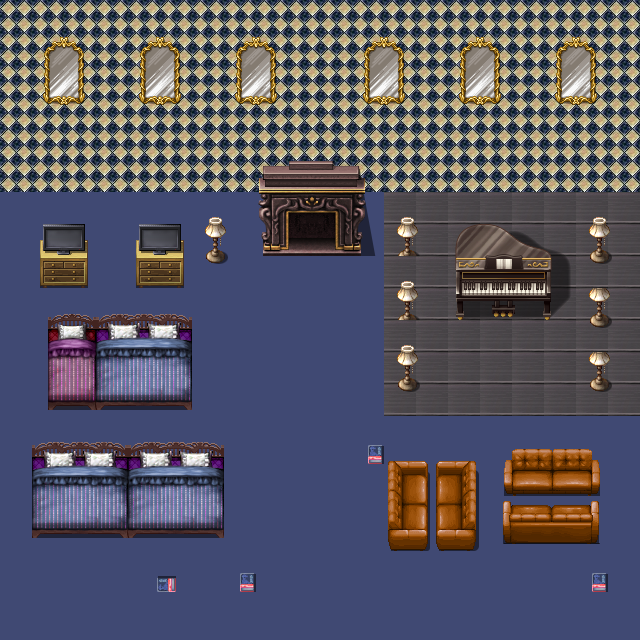

A level layout from a 2D game, rendered from its tile map. Below: a short description, then the map file with its tile-grid data intact:
An orthogonal 20x20 tile map with 32x32 px tiles, 4 tile layers (groundLayer, wallLayer, furnitureLayer, thingsLayer), 3 tilesets.

<map version="1.5" tiledversion="1.7.2" orientation="orthogonal" renderorder="right-down" width="20" height="20" tilewidth="32" tileheight="32" infinite="0" nextlayerid="17" nextobjectid="1">
 <tileset firstgid="1" name="bedroom32x32" tilewidth="32" tileheight="32" tilecount="576" columns="24">
  <image source="bedroom32x32.png" width="768" height="768" />
 </tileset>
 <tileset firstgid="577" name="wall32x32" tilewidth="32" tileheight="32" tilecount="420" columns="15">
  <image source="wall32x32.jpg" width="490" height="898" />
 </tileset>
 <tileset firstgid="997" name="Street32x32" tilewidth="32" tileheight="32" tilecount="256" columns="32">
  <image source="street32x32.png" width="1024" height="256" />
 </tileset>
 <layer id="2" name="groundLayer" width="20" height="20">
  <data encoding="csv">
0,0,0,0,0,0,0,0,0,0,0,0,0,0,0,0,0,0,0,0,
0,0,0,0,0,0,0,0,0,0,0,0,0,0,0,0,0,0,0,0,
0,0,0,0,0,0,0,0,0,0,0,0,0,0,0,0,0,0,0,0,
0,0,0,0,0,0,0,0,0,0,0,0,0,0,0,0,0,0,0,0,
1097,1097,1097,1097,1097,1097,1097,1097,1097,1097,1097,1097,1097,1097,1097,1097,1097,0,0,0,
1097,1097,1097,1097,1097,1097,1097,1097,1097,1097,1097,1097,1097,1097,1097,1097,1097,1097,1097,88,
1097,1097,1097,1097,1097,1097,1097,1097,1097,1097,1097,1097,88,88,88,88,88,88,88,88,
1097,1097,1097,1097,1097,1097,1097,1097,1097,1097,1097,1097,88,88,88,88,88,88,88,88,
1097,1097,1097,1097,1097,1097,1097,1097,1097,1097,1097,1097,88,88,88,88,88,88,88,88,
1097,1097,1097,1097,1097,1097,1097,1097,1097,1097,1097,1097,88,88,88,88,88,88,88,88,
1097,1097,1097,1097,1097,1097,1097,1097,1097,1097,1097,1097,88,88,88,88,88,88,88,88,
1097,1097,1097,1097,1097,1097,1097,1097,1097,1097,1097,1097,88,88,88,88,88,88,88,88,
1097,1097,1097,1097,1097,1097,1097,1097,1097,1097,1097,1097,88,88,88,88,88,88,88,88,
1097,1097,1097,1097,1097,1097,1097,1097,1097,1097,1097,1097,1097,1097,1097,1097,1097,1097,1097,1097,
1097,1097,1097,1097,1097,1097,1097,1097,1097,1097,1097,1097,1097,1097,1097,1097,1097,1097,1097,1097,
1097,1097,1097,1097,1097,1097,1097,1097,1097,1097,1097,1097,1097,1097,1097,1097,1097,1097,1097,1097,
1097,1097,1097,1097,1097,1097,1097,1097,1097,1097,1097,1097,1097,1097,1097,1097,1097,1097,1097,1097,
1097,1097,1097,1097,1097,1097,1097,1097,1097,1097,1097,1097,1097,1097,1097,1097,1097,1097,1097,1097,
1097,1097,1097,1097,1097,1097,1097,1097,1097,1097,1097,1097,1097,1097,1097,1097,1097,1097,1097,1097,
1097,1097,1097,1097,1097,1097,1097,1097,1097,1097,1097,1097,1097,1097,1097,1097,1097,1097,1097,1097
</data>
 </layer>
 <layer id="16" name="wallLayer" width="20" height="20">
  <data encoding="csv">
689,689,689,689,689,689,689,689,689,689,689,689,689,689,689,689,689,689,689,689,
689,689,689,689,689,689,689,689,689,689,689,689,689,689,689,689,689,689,689,689,
689,689,689,689,689,689,689,689,689,689,689,689,689,689,689,689,689,689,689,689,
689,689,689,689,689,689,689,689,689,689,689,689,689,689,689,689,689,689,689,689,
689,689,689,689,689,689,689,689,689,689,689,689,689,689,689,689,689,689,689,689,
689,689,689,689,689,689,689,689,689,689,689,689,689,689,689,689,689,689,689,689,
0,0,0,0,0,0,0,0,0,0,0,0,0,0,0,0,0,0,0,0,
0,0,0,0,0,0,0,0,0,0,0,0,0,0,0,0,0,0,0,0,
0,0,0,0,0,0,0,0,0,0,0,0,0,0,0,0,0,0,0,0,
0,0,0,0,0,0,0,0,0,0,0,0,0,0,0,0,0,0,0,0,
0,0,0,0,0,0,0,0,0,0,0,0,0,0,0,0,0,0,0,0,
0,0,0,0,0,0,0,0,0,0,0,0,0,0,0,0,0,0,0,0,
0,0,0,0,0,0,0,0,0,0,0,0,0,0,0,0,0,0,0,0,
0,0,0,0,0,0,0,0,0,0,0,0,0,0,0,0,0,0,0,0,
0,0,0,0,0,0,0,0,0,0,0,0,0,0,0,0,0,0,0,0,
0,0,0,0,0,0,0,0,0,0,0,0,0,0,0,0,0,0,0,0,
0,0,0,0,0,0,0,0,0,0,0,0,0,0,0,0,0,0,0,0,
0,0,0,0,0,0,0,0,0,0,0,0,0,0,0,0,0,0,0,0,
0,0,0,0,0,0,0,0,0,0,0,0,0,0,0,0,0,0,0,0,
0,0,0,0,0,0,0,0,0,0,0,0,0,0,0,0,0,0,0,0
</data>
 </layer>
 <layer id="11" name="furnitureLayer" width="20" height="20">
  <data encoding="csv">
0,0,0,0,0,0,0,0,0,0,0,0,0,0,0,0,0,0,0,0,
0,513,514,0,513,514,0,513,514,0,0,513,514,0,513,514,0,513,514,0,
0,537,538,0,537,538,0,537,538,0,0,537,538,0,537,538,0,537,538,0,
0,561,562,0,561,562,0,561,562,0,0,561,562,0,561,562,0,561,562,0,
0,0,0,0,0,0,0,0,0,0,0,0,0,0,0,0,0,0,0,0,
0,0,0,0,0,0,0,0,0,0,0,0,0,0,0,0,0,0,0,0,
0,0,0,0,0,0,379,380,0,0,0,0,379,380,0,0,0,0,379,380,
0,0,0,0,0,0,403,404,0,0,0,0,403,404,21,22,23,24,403,404,
0,0,0,0,0,0,427,428,0,0,0,0,379,380,45,46,47,48,427,428,
0,0,0,0,0,0,0,0,0,0,0,0,403,404,69,70,71,72,403,404,
0,0,0,0,0,0,0,0,0,0,0,0,379,380,0,0,0,0,427,428,
0,0,0,0,0,0,0,0,0,0,0,0,403,404,0,0,0,0,403,404,
0,0,0,0,0,0,0,0,0,0,0,0,427,428,0,0,0,0,427,428,
0,0,0,0,0,0,0,0,0,0,0,0,0,0,0,0,0,0,0,0,
0,0,0,0,0,0,0,0,0,0,0,0,0,0,0,0,0,0,0,0,
0,0,0,0,0,0,0,0,0,0,0,0,0,0,0,0,0,0,0,0,
0,0,0,0,0,0,0,0,0,0,0,0,0,0,0,0,0,0,0,0,
0,0,0,0,0,0,0,0,0,0,0,0,0,0,0,0,0,0,0,0,
0,0,0,0,0,0,0,0,0,0,0,0,0,0,0,0,0,0,0,0,
0,0,0,0,0,0,0,0,0,0,0,0,0,0,0,0,0,0,0,0
</data>
 </layer>
 <layer id="12" name="thingsLayer" width="20" height="20">
  <data encoding="csv">
0,0,0,0,0,0,0,0,0,0,0,0,0,0,0,0,0,0,0,0,
0,0,0,0,0,0,0,0,0,0,0,0,0,0,0,0,0,0,0,0,
0,0,0,0,0,0,0,0,0,0,0,0,0,0,0,0,0,0,0,0,
0,0,0,0,0,0,0,0,0,0,0,0,0,0,0,0,0,0,0,0,
0,0,0,0,0,0,0,0,0,0,0,0,0,0,0,0,0,0,0,0,
0,0,0,0,0,0,0,0,93,94,95,96,0,0,0,0,0,0,0,0,
0,516,517,0,516,517,0,0,117,118,119,120,0,0,0,0,0,0,0,0,
0,540,541,0,540,541,0,0,141,142,143,144,0,0,0,0,0,0,0,0,
0,564,565,0,564,565,0,0,0,0,0,0,0,0,0,0,0,0,0,0,
0,2,3,4,5,6,0,0,0,0,0,0,0,0,0,0,0,0,0,0,
0,26,27,28,29,30,0,0,0,0,0,0,0,0,0,0,0,0,0,0,
0,50,51,52,53,54,0,0,0,0,0,0,0,0,0,0,0,0,0,0,
0,74,75,76,77,78,0,0,0,0,0,0,0,0,0,0,0,0,0,0,
0,4,5,6,4,5,6,0,0,0,0,160,0,0,0,484,485,486,487,0,
0,28,29,30,28,29,30,0,0,0,0,184,481,482,483,508,509,510,511,0,
0,52,53,54,52,53,54,0,0,0,0,0,505,506,507,532,533,534,535,0,
0,76,77,78,76,77,78,0,0,0,0,0,529,530,531,556,557,558,559,0,
0,0,0,0,0,0,0,160,0,0,0,0,553,554,555,0,0,0,160,0,
0,0,0,0,1610612896,1610612920,0,184,0,0,0,0,0,0,0,0,0,0,184,0,
0,0,0,0,0,0,0,0,0,0,0,0,0,0,0,0,0,0,0,0
</data>
 </layer>
</map>
